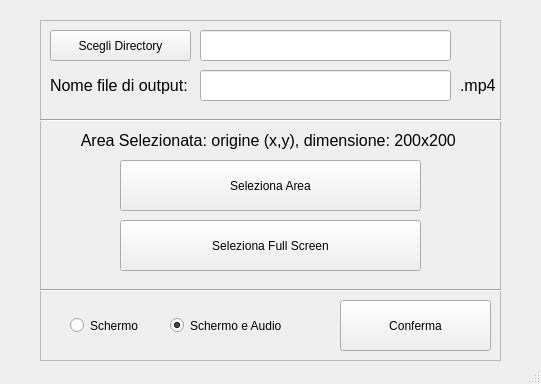
<?xml version="1.0" encoding="UTF-8"?>
<ui version="4.0">
 <class>MainWindow</class>
 <widget class="QMainWindow" name="MainWindow">
  <property name="enabled">
   <bool>true</bool>
  </property>
  <property name="geometry">
   <rect>
    <x>0</x>
    <y>0</y>
    <width>541</width>
    <height>384</height>
   </rect>
  </property>
  <property name="minimumSize">
   <size>
    <width>485</width>
    <height>365</height>
   </size>
  </property>
  <property name="maximumSize">
   <size>
    <width>4980</width>
    <height>4000</height>
   </size>
  </property>
  <property name="windowTitle">
   <string>MainWindow</string>
  </property>
  <widget class="QWidget" name="centralwidget">
   <widget class="QStackedWidget" name="stackedWidget">
    <property name="geometry">
     <rect>
      <x>30</x>
      <y>10</y>
      <width>471</width>
      <height>471</height>
     </rect>
    </property>
    <property name="currentIndex">
     <number>0</number>
    </property>
    <widget class="QWidget" name="page">
     <widget class="QFrame" name="frame">
      <property name="geometry">
       <rect>
        <x>10</x>
        <y>10</y>
        <width>461</width>
        <height>341</height>
       </rect>
      </property>
      <property name="minimumSize">
       <size>
        <width>0</width>
        <height>341</height>
       </size>
      </property>
      <property name="maximumSize">
       <size>
        <width>531</width>
        <height>341</height>
       </size>
      </property>
      <property name="frameShape">
       <enum>QFrame::StyledPanel</enum>
      </property>
      <property name="frameShadow">
       <enum>QFrame::Raised</enum>
      </property>
      <widget class="QLabel" name="label_3">
       <property name="geometry">
        <rect>
         <x>420</x>
         <y>50</y>
         <width>41</width>
         <height>31</height>
        </rect>
       </property>
       <property name="font">
        <font>
         <pointsize>12</pointsize>
        </font>
       </property>
       <property name="text">
        <string>.mp4</string>
       </property>
      </widget>
      <widget class="QLabel" name="label">
       <property name="geometry">
        <rect>
         <x>10</x>
         <y>50</y>
         <width>141</width>
         <height>31</height>
        </rect>
       </property>
       <property name="font">
        <font>
         <pointsize>12</pointsize>
        </font>
       </property>
       <property name="text">
        <string>Nome file di output:</string>
       </property>
      </widget>
      <widget class="QLineEdit" name="lineEdit">
       <property name="geometry">
        <rect>
         <x>160</x>
         <y>50</y>
         <width>251</width>
         <height>31</height>
        </rect>
       </property>
       <property name="text">
        <string/>
       </property>
      </widget>
      <widget class="QLineEdit" name="lineEdit_2">
       <property name="geometry">
        <rect>
         <x>160</x>
         <y>10</y>
         <width>251</width>
         <height>31</height>
        </rect>
       </property>
       <property name="text">
        <string/>
       </property>
       <property name="readOnly">
        <bool>true</bool>
       </property>
      </widget>
      <widget class="QPushButton" name="pushButton_2">
       <property name="geometry">
        <rect>
         <x>10</x>
         <y>10</y>
         <width>141</width>
         <height>31</height>
        </rect>
       </property>
       <property name="text">
        <string>Scegli Directory</string>
       </property>
      </widget>
      <widget class="QPushButton" name="pushButton_3">
       <property name="geometry">
        <rect>
         <x>80</x>
         <y>140</y>
         <width>301</width>
         <height>51</height>
        </rect>
       </property>
       <property name="text">
        <string>Seleziona Area</string>
       </property>
      </widget>
      <widget class="QLabel" name="label_4">
       <property name="geometry">
        <rect>
         <x>10</x>
         <y>110</y>
         <width>441</width>
         <height>21</height>
        </rect>
       </property>
       <property name="font">
        <font>
         <pointsize>12</pointsize>
        </font>
       </property>
       <property name="text">
        <string>Area Selezionata: origine (x,y), dimensione: 200x200 </string>
       </property>
       <property name="alignment">
        <set>Qt::AlignCenter</set>
       </property>
      </widget>
      <widget class="QPushButton" name="pushButton_4">
       <property name="geometry">
        <rect>
         <x>80</x>
         <y>200</y>
         <width>301</width>
         <height>51</height>
        </rect>
       </property>
       <property name="text">
        <string>Seleziona Full Screen</string>
       </property>
      </widget>
      <widget class="Line" name="line_2">
       <property name="geometry">
        <rect>
         <x>-20</x>
         <y>80</y>
         <width>581</width>
         <height>41</height>
        </rect>
       </property>
       <property name="orientation">
        <enum>Qt::Horizontal</enum>
       </property>
      </widget>
      <widget class="Line" name="line">
       <property name="geometry">
        <rect>
         <x>-10</x>
         <y>250</y>
         <width>581</width>
         <height>41</height>
        </rect>
       </property>
       <property name="orientation">
        <enum>Qt::Horizontal</enum>
       </property>
      </widget>
      <widget class="QPushButton" name="pushButton">
       <property name="geometry">
        <rect>
         <x>300</x>
         <y>280</y>
         <width>151</width>
         <height>51</height>
        </rect>
       </property>
       <property name="text">
        <string>Conferma</string>
       </property>
      </widget>
      <widget class="QRadioButton" name="radioButton_2">
       <property name="geometry">
        <rect>
         <x>130</x>
         <y>290</y>
         <width>141</width>
         <height>31</height>
        </rect>
       </property>
       <property name="text">
        <string>Schermo e Audio</string>
       </property>
       <property name="checked">
        <bool>true</bool>
       </property>
      </widget>
      <widget class="QRadioButton" name="radioButton">
       <property name="geometry">
        <rect>
         <x>30</x>
         <y>290</y>
         <width>91</width>
         <height>31</height>
        </rect>
       </property>
       <property name="text">
        <string>Schermo</string>
       </property>
      </widget>
     </widget>
    </widget>
    <widget class="QWidget" name="page_2">
     <widget class="QLabel" name="percorsoSelezionato">
      <property name="geometry">
       <rect>
        <x>10</x>
        <y>0</y>
        <width>431</width>
        <height>41</height>
       </rect>
      </property>
      <property name="font">
       <font>
        <pointsize>12</pointsize>
       </font>
      </property>
      <property name="text">
       <string>Percorso selezionato: </string>
      </property>
     </widget>
     <widget class="QLabel" name="label_5">
      <property name="geometry">
       <rect>
        <x>10</x>
        <y>50</y>
        <width>421</width>
        <height>21</height>
       </rect>
      </property>
      <property name="font">
       <font>
        <pointsize>12</pointsize>
       </font>
      </property>
      <property name="text">
       <string>Area Selezionata: origine (x,y), dimensione: 200x200 </string>
      </property>
     </widget>
     <widget class="QPushButton" name="pushButton_5">
      <property name="geometry">
       <rect>
        <x>120</x>
        <y>230</y>
        <width>241</width>
        <height>61</height>
       </rect>
      </property>
      <property name="text">
       <string>Pausa</string>
      </property>
     </widget>
     <widget class="QPushButton" name="pushButton_6">
      <property name="geometry">
       <rect>
        <x>120</x>
        <y>90</y>
        <width>241</width>
        <height>61</height>
       </rect>
      </property>
      <property name="text">
       <string>Registra</string>
      </property>
     </widget>
     <widget class="QPushButton" name="pushButton_7">
      <property name="geometry">
       <rect>
        <x>120</x>
        <y>160</y>
        <width>241</width>
        <height>61</height>
       </rect>
      </property>
      <property name="text">
       <string>Stop</string>
      </property>
      <property name="checkable">
       <bool>false</bool>
      </property>
      <property name="checked">
       <bool>false</bool>
      </property>
     </widget>
     <widget class="QRadioButton" name="radioButton_3">
      <property name="enabled">
       <bool>false</bool>
      </property>
      <property name="geometry">
       <rect>
        <x>160</x>
        <y>300</y>
        <width>181</width>
        <height>31</height>
       </rect>
      </property>
      <property name="font">
       <font>
        <pointsize>11</pointsize>
        <italic>true</italic>
        <bold>false</bold>
        <strikeout>false</strikeout>
        <kerning>true</kerning>
       </font>
      </property>
      <property name="styleSheet">
       <string notr="true">QRadioButton {
    color:                  black;
}

QRadioButton::indicator {
    width:                  10px;
    height:                 10px;
    border-radius:          7px;
}

QRadioButton::indicator:unchecked {
    background-color:       red;
    border:                2px solid white;
	border-color:  black;
}</string>
      </property>
      <property name="text">
       <string>Registrazione in corso</string>
      </property>
      <property name="checkable">
       <bool>false</bool>
      </property>
      <property name="checked">
       <bool>false</bool>
      </property>
     </widget>
    </widget>
   </widget>
  </widget>
  <widget class="QMenuBar" name="menubar">
   <property name="geometry">
    <rect>
     <x>0</x>
     <y>0</y>
     <width>541</width>
     <height>21</height>
    </rect>
   </property>
  </widget>
  <widget class="QStatusBar" name="statusbar"/>
 </widget>
 <resources/>
 <connections>
  <connection>
   <sender>pushButton_2</sender>
   <signal>clicked()</signal>
   <receiver>lineEdit_2</receiver>
   <slot>show()</slot>
   <hints>
    <hint type="sourcelabel">
     <x>460</x>
     <y>112</y>
    </hint>
    <hint type="destinationlabel">
     <x>290</x>
     <y>112</y>
    </hint>
   </hints>
  </connection>
 </connections>
</ui>
